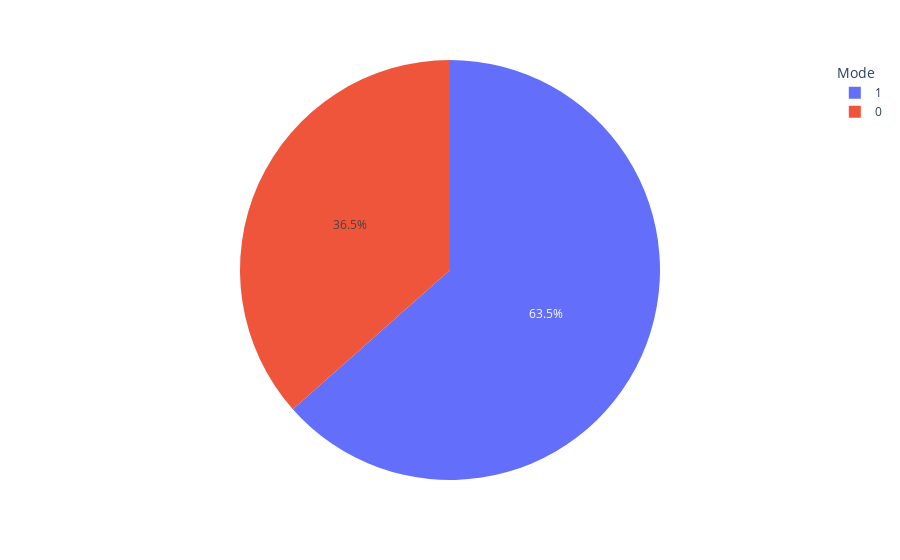

Notebook code cell kept with this figure:
### Markdown cell above
0: Minor
1: Major

### Code cell
mode = list(FeatureDF['mode'].value_counts().index)
size = list(FeatureDF['mode'].value_counts())

fig = px.pie(values=size, names=mode)
fig.update_layout(legend_title_text='Mode')
fig.show()

### Figure 1 — Plotly figure (JSON) as saved in the notebook; plotly's stock layout.template omitted (floating-point values rounded to 4 significant figures)
{"data": [{"domain": {"x": [0, 1], "y": [0, 1]}, "hovertemplate": "label=%{label}<br>value=%{value}<extra></extra>", "labels": [1, 0], "legendgroup": "", "name": "", "showlegend": true, "type": "pie", "values": [33, 19]}], "layout": {"legend": {"title": {"text": "Mode"}, "tracegroupgap": 0}, "margin": {"t": 60}}}
